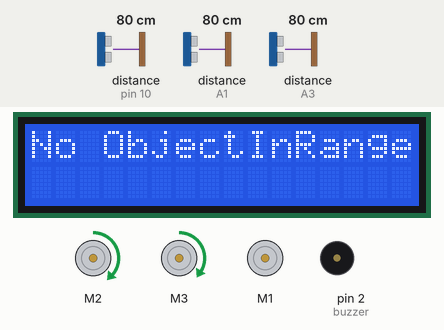
Recording of a sketch running on a simulated Arduino Uno, built with avr-gcc and run on an emulated ATmega328P. Parts: 16×2 character LCD, 3 × DC motor (green arrow = forward, orange = backward, longer = faster), buzzer (waves = sounding, pin HIGH). Wiring (inferred from the names in the program): ultrasonic range finder: trigger A0; echo A1. The inputs (shaded band) are chosen by the test bench; at power-on: distance to the obstacle (sensors on A1, pin 10, A3) 80 cm. The echo pulse lasts 58.3 µs per cm; pins used as bus, display or sensor lines are not drawn.

Above: at 1.2 s.
1.3 s: distance to the obstacle (sensor on A1) set to 2 cm
At 2.1 s:
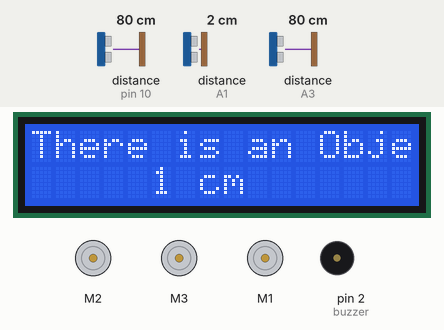
At 4.8 s:
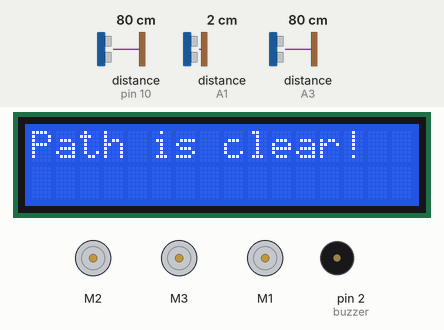
7.3 s: distance to the obstacle (sensor on A1) set to 120 cm
At 7.31 s:
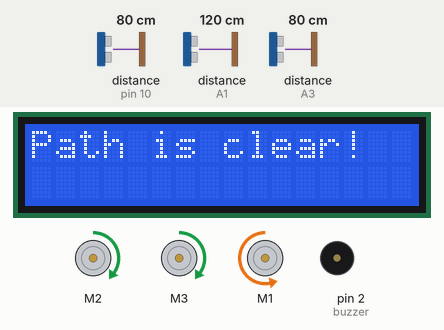
10.3 s: distance to the obstacle (sensor on A1) set to 60 cm
13.3 s: distance to the obstacle (sensor on A1) set to 250 cm
16.3 s: distance to the obstacle (sensor on A1) set to 120 cm
19.3 s: distance to the obstacle (sensor on A1) set to 299 cm
Timing chart, 0 to 22.3 s (numbered marks = the images above; inputs shaded):
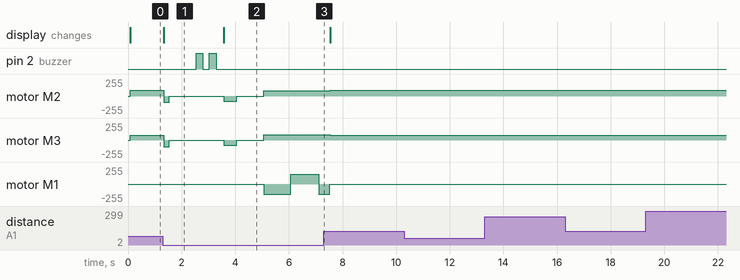

Measured:
- after the input at 1.3 s, pin 2 (buzzer): alternates HIGH for 0.25 s and LOW for 0.25 s, 4 changes in all, then stays LOW, starting after 1.2 s; motor M2: forward 85/255 → backward 95/255 at once, → stopped 0.20 s later, → backward 80/255 2.0 s later, → stopped 0.50 s later, … (5 changes in this stretch)
- after the input at 7.3 s, pin 2 (buzzer): stops changing and stays LOW
- after the input at 10.3 s, every drawn part: stays the same
- after the input at 13.3 s, every drawn part: stays the same
- after the input at 16.3 s, every drawn part: stays the same
- after the input at 19.3 s, every drawn part: stays the same
- what the display in image 1 shows lasts 2.3 s, from 1.3 s to 3.6 s

The sketch:

final_code_to_maintain_path_updated.ino
```cpp
#include <AFMotor.h>   //LIBRARY USED FOR ARDUINO MOTOR SHIELD TO RUN THE MOTORS.
#include <LiquidCrystal_I2C.h> // LIBRARY FOR DISPLAY WITH I2C MODULE

LiquidCrystal_I2C lcd(0x27, 16, 2);

int buzzer = 2;                 // buzzer pin

const int trigPin = A0;         // front sensor
const int echoPin = A1;

const int trigPinR = A2;        // right sensor
const int echoPinR = A3;

const int trigPinL=9;           // left sensor using servo pins
const int echoPinL=10;

//const int trigPinL = A4;       // left sensor
//const int echoPinL = A5;


AF_DCMotor motor1(1);           // for steering
AF_DCMotor motor2(2);           // for back motor rotation
AF_DCMotor motor3(3);           // for front motor rotation

void setup()
{
  lcd.init();                 // initialize the lcd
  lcd.backlight();

  pinMode(buzzer, OUTPUT);

  pinMode(trigPin, OUTPUT);
  pinMode(echoPin, INPUT);

  pinMode(trigPinL, OUTPUT);
  pinMode(echoPinL, INPUT);

  pinMode(trigPinR, OUTPUT);
  pinMode(echoPinR, INPUT);
}


void loop()
{

int distanceCm = getDistance();

if(distanceCm>45)                      // checking the front sensor distance
{
    lcd.clear();                     // CLEAR THE DISPLAY
    lcd.setCursor(0,0);              // SETTING THE CURSOR AT STARTING POSITION
    lcd.print("No ObjectInRange");   // PRINTING THE STRING


  motor2.setSpeed(85);
  motor2.run(FORWARD);                 // move forward


  motor3.setSpeed(75);
  motor3.run(FORWARD);


}
else
{
    lcd.clear();                     // CLEAR THE DISPLAY
    lcd.setCursor(0,0);              // SETTING THE CURSOR AT STARTING POSITION
    lcd.print("There is an ObjectInRange");

    lcd.print("at ");
    lcd.setCursor(5,1);              // set cursor to 5th col 2nd row
    lcd.print(distanceCm);
    lcd.print(" cm");


    motor2.run(RELEASE);              // any object within the 45cm then stop the car
    motor3.run(RELEASE);

    motor2.setSpeed(95);
    motor2.run(BACKWARD);


    motor3.setSpeed(100);
    motor3.run(BACKWARD);

    delay(200);

     motor2.run(RELEASE);
    motor3.run(RELEASE);

    delay(1000);                                //to understand the process

      digitalWrite(buzzer,HIGH);
   delay(250);
   digitalWrite(buzzer,LOW);
   delay(250);
    digitalWrite(buzzer,HIGH);
   delay(250);
   digitalWrite(buzzer,LOW);
   delay(250);                                     // blow horn

  int LeftDistance=getLeftDistance();        // calling left ultrasonic fn and storing its distance in var
  int RightDistance=getRightDistance();      // calling right ultrasonic fn and storing its distance in var


  if(LeftDistance>30)
  {

     lcd.clear();                     // CLEAR THE DISPLAY
    lcd.setCursor(0,0);              // SETTING THE CURSOR AT STARTING POSITION
    lcd.print("Path is clear!");

     motor2.setSpeed(80);                   // move backward for half sec
     motor2.run(BACKWARD);
     motor3.setSpeed(80);
     motor3.run(BACKWARD);
     delay(500);

     motor2.run(RELEASE);
     motor3.run(RELEASE);

     delay(1000);                          //to understand the process


     motor1.setSpeed(150);                // turn left and move for 1 sec
     motor1.run(BACKWARD);

     motor2.setSpeed(80);
     motor2.run(FORWARD);
     motor3.setSpeed(80);
     motor3.run(FORWARD);
     delay(1000);

     motor2.run(RELEASE);              // stop
     motor3.run(RELEASE);

     motor1.setSpeed(0);               // carrying back steering to its zero/ initial position
     motor1.run(RELEASE);

     motor1.setSpeed(150);            // turn right and move for 1050 micro sec
     motor1.run(FORWARD);

     motor2.setSpeed(80);
     motor2.run(FORWARD);
     motor3.setSpeed(80);
     motor3.run(FORWARD);
     delay(1050);

     motor1.setSpeed(0);             // stop
     motor1.run(RELEASE);


     motor1.setSpeed(150);          // again turn left and move for 400 microsec to maintain its path
     motor1.run(BACKWARD);
     motor2.setSpeed(80);
     motor2.run(FORWARD);
     motor3.setSpeed(80);
     motor3.run(FORWARD);

     delay(400);


     motor1.setSpeed(0);           // carrying back steering to its zero/ initial position
     motor1.run(RELEASE);


    }


  else if(RightDistance>30)
  {

      lcd.clear();                     // CLEAR THE DISPLAY
      lcd.setCursor(0,0);              // SETTING THE CURSOR AT STARTING POSITION
      lcd.print("Path is clear !");

     motor2.setSpeed(80);                            // move backward for 500micro sec
     motor2.run(BACKWARD);
     motor3.setSpeed(80);
     motor3.run(BACKWARD);
     delay(500);

     motor2.run(RELEASE);
     motor3.run(RELEASE);

     delay(1000);                                   //to understand the process


     motor1.setSpeed(150);                         // turn right and move forward for 1000microsec
     motor1.run(FORWARD);

     motor2.setSpeed(80);
     motor2.run(FORWARD);
     motor3.setSpeed(80);
     motor3.run(FORWARD);
     delay(1000);

     motor2.run(RELEASE);
     motor3.run(RELEASE);

     motor1.setSpeed(0);                           // carrying back to steering to its zero/ initial position
     motor1.run(RELEASE);

     motor1.setSpeed(150);                        // turn left and move forward for 1050 microsec
     motor1.run(BACKWARD);

     motor2.setSpeed(80);
     motor2.run(FORWARD);
     motor3.setSpeed(80);
     motor3.run(FORWARD);
     delay(1050);

     motor1.setSpeed(0);                          // carrying back steering to its zero/ initial position
     motor1.run(RELEASE);


     motor1.setSpeed(150);                        // again turn right and move for 400 microsec to maintain its path
     motor1.run(FORWARD);
     motor2.setSpeed(80);
     motor2.run(FORWARD);
     motor3.setSpeed(80);
     motor3.run(FORWARD);

     delay(400);


     motor1.setSpeed(0);                           // carrying back to steering to its zero/ initial position
     motor1.run(RELEASE);

    }
  else
    {

     while(distanceCm < 45)                     //Keep checking the object distance until it is within the minimum stopping distance
      {


        delay(1000);
        distanceCm = getDistance();

        motor2.run(RELEASE);
        motor3.run(RELEASE);

        lcd.clear();                     // CLEAR THE DISPLAY
        lcd.setCursor(0,0);              // SETTING THE CURSOR AT STARTING POSITION
        lcd.print("There is an Object");

        lcd.print("at ");
        lcd.setCursor(5,1);              // set cursor to 5th col 2nd row
        lcd.print(distanceCm);
        lcd.print(" cm");


     }

   }

 }
}

int getDistance()                                   //Measure the distance to an object for front sensor
{
   long duration;
   int distance;
  digitalWrite(trigPin, LOW);
  delayMicroseconds(2);//Create a variable to store the calculated distance
  digitalWrite(trigPin, HIGH);                         //Generate a 10 microsecond pulse
  delayMicroseconds(10);
  digitalWrite(trigPin, LOW);
  duration = pulseIn(echoPin, HIGH);
  distance= duration*0.034/2;    //Calculate the object distance based on the pulse time
  return distance;


}

int getLeftDistance()                                   //Measure the distance to left object for left sensor
{
   long duration1;
   int distance1;
  digitalWrite(trigPinL, LOW);
  delayMicroseconds(2);                                 //Create a variable to store the calculated distance
  digitalWrite(trigPinL, HIGH);                         //Generate a 10 microsecond pulse
  delayMicroseconds(10);
  digitalWrite(trigPinL, LOW);
  duration1 = pulseIn(echoPinL, HIGH);
  distance1= duration1*0.034/2;                         //Calculate the object distance based on the pulse time
  return distance1;


}

int getRightDistance()                                   //Measure the distance to right object for right sensor
{
   long duration2;
   int distance2;
  digitalWrite(trigPinR, LOW);
  delayMicroseconds(2);                                 //Create a variable to store the calculated distance
  digitalWrite(trigPinR, HIGH);                         //Generate a 10 microsecond pulse
  delayMicroseconds(10);
  digitalWrite(trigPinR, LOW);
  duration2 = pulseIn(echoPinR, HIGH);
  distance2= duration2*0.034/2;                        //Calculate the object distance based on the pulse time
  return distance2;


}
```
